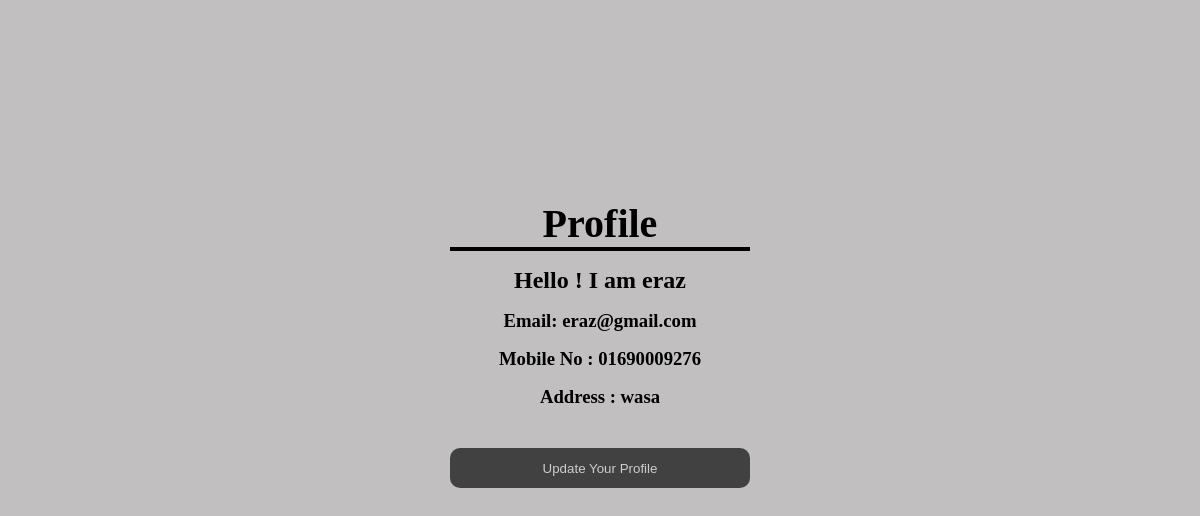
/customer/profile.php (signed in), run on the app's committed database.
### tables this page shows
CREATE TABLE `customer` (
  `username` varchar(30) NOT NULL,
  `password` varchar(30) DEFAULT NULL,
  `email` varchar(30) DEFAULT NULL,
  `Phone` varchar(30) DEFAULT NULL,
  `Address` varchar(100) DEFAULT NULL
);

### customer/profile.php (the view, shortened to what this page needs)
<!DOCTYPE html>
<html lang="en">
<head>
</head>
<body>
    <div class="profile">
        <div class="pro">Profile
            <hr class="hr">
        </div>
        <div class="details">
            <?php
            include("../connection.php");
            $user_id = $_SESSION['user_id'];
            $sql = "select username, email, Phone,Address from customer where username='$user_id'";
            $r = mysqli_query($con, $sql);
            $row = mysqli_fetch_assoc($r);
            $name = $row['username'];
            $email = $row['email'];
            $mbl = $row['Phone'];
            $ad = $row['Address'];
            echo "<h2 class='h'>Hello ! I am $name</h2>";
            echo "<h3 class='h'>Email: $email</h3>";
            echo "<h3 class='h'>Mobile No : $mbl</h3>";
            echo "<h3 class='h'>Address : $ad</h3>";
            ?>
        </div>
        <a href="updateprofile.php"><button type="submit" name="submit" class="submit">Update Your
                Profile</button></a>
    </div>
</body>
</html>

### customer/profile.php (style rules this page uses)
* { margin: 0; padding: 0; }
html, body { font-family: Times New Roman, serif; color: rgb(0, 0, 0); background-image: none; background-size: cover; }
.profile { text-align: center; background-color: rgba(51, 43, 43, 0.3); color: #000000; min-height: 95vh; width: 100%; font-weight: bold; }
.pro { font-size: 40px; width: 100%; padding: 25vh 0vh 0vh 0vh; }
.hr { background-color: #000000; border: none; height: 4px; width: 300px; margin: auto; }
.h { margin-top: 2vh; margin-bottom: 0vh; }
.details { margin-bottom: 5vh; }
.submit { width: 300px; height: 40px; border: none; margin: 15 0 10 0px; border-radius: 10px; background-color: rgba(0, 0, 0, 0.658); color: rgba(255, 255, 255, 0.737); }

### data on the page
customer: username "eraz", email "eraz@gmail.com", Phone "01690009276", Address "wasa"
